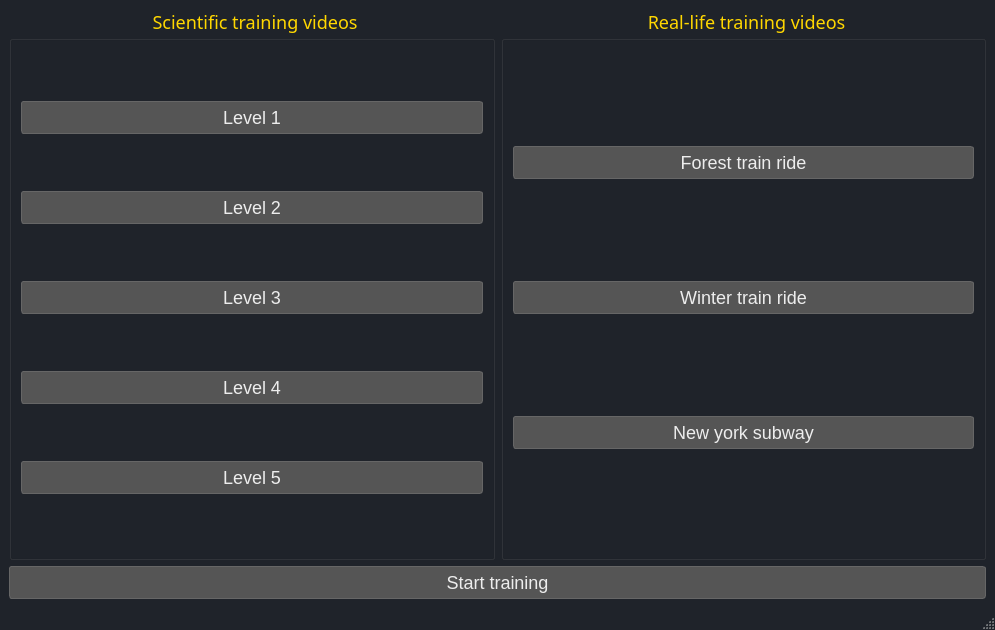
<?xml version="1.0" encoding="UTF-8"?>
<ui version="4.0">
 <class>MainWindow</class>
 <widget class="QMainWindow" name="MainWindow">
  <property name="geometry">
   <rect>
    <x>0</x>
    <y>0</y>
    <width>995</width>
    <height>630</height>
   </rect>
  </property>
  <property name="font">
   <font>
    <family>Inter SemiBold</family>
    <pointsize>12</pointsize>
    <bold>true</bold>
   </font>
  </property>
  <property name="windowTitle">
   <string>Neurofeedback training</string>
  </property>
  <property name="windowIcon">
   <iconset resource="../Icons/Icons.qrc">
    <normaloff>:/MainWindow/KI_ICON_ONLY.png</normaloff>:/MainWindow/KI_ICON_ONLY.png</iconset>
  </property>
  <property name="styleSheet">
   <string notr="true">QMainWindow {
    background-color: #1f232a;
    color: #EDEDED;
}

#centralWidget{
	background-color: #1f232a;
}

#groupBox{
	background-color: #1f232a;
}

#groupBox_2{
	background-color: #1f232a;
}

QPushButton {
    background-color: #555;
    color: #EDEDED;
    border: 1px solid #666;
    padding: 5px 15px;
    border-radius: 3px;
    font-size: 18px;
    font-family: &quot;Inter SemiBold&quot;;
}

QPushButton:hover {
    background-color: #666;
}

QPushButton:pressed {
    background-color: #444;
}

QGroupBox {
    font-size: 18px;  /* Adjust the size as needed */
    color: #FFD700;   /* Change to your desired color */
}

QGroupBox::title {
    subcontrol-origin: margin;
    subcontrol-position: top center;  /* Adjust if you want the title to be left or right aligned */
	padding: 0 3px;
}

QStatusBar{
	color: #FFD700;
	font-size: 14px;  /* Adjust the size as needed */

}</string>
  </property>
  <widget class="QWidget" name="centralwidget">
   <layout class="QGridLayout" name="gridLayout">
    <item row="2" column="0" colspan="2">
     <widget class="QPushButton" name="pb_StartTraining">
      <property name="sizePolicy">
       <sizepolicy hsizetype="Expanding" vsizetype="Fixed">
        <horstretch>0</horstretch>
        <verstretch>0</verstretch>
       </sizepolicy>
      </property>
      <property name="text">
       <string>Start training</string>
      </property>
      <property name="icon">
       <iconset resource="../Icons/Icons.qrc">
        <normaloff>:/Buttons/play-circle.svg</normaloff>:/Buttons/play-circle.svg</iconset>
      </property>
      <property name="iconSize">
       <size>
        <width>25</width>
        <height>25</height>
       </size>
      </property>
     </widget>
    </item>
    <item row="0" column="0" rowspan="2">
     <widget class="QGroupBox" name="groupBox">
      <property name="sizePolicy">
       <sizepolicy hsizetype="Expanding" vsizetype="Expanding">
        <horstretch>0</horstretch>
        <verstretch>0</verstretch>
       </sizepolicy>
      </property>
      <property name="font">
       <font>
        <family>Source Serif Pro</family>
        <pointsize>-1</pointsize>
       </font>
      </property>
      <property name="title">
       <string>Scientific training videos</string>
      </property>
      <property name="alignment">
       <set>Qt::AlignCenter</set>
      </property>
      <layout class="QVBoxLayout" name="verticalLayout">
       <item>
        <widget class="QPushButton" name="pb_VideoButton1">
         <property name="text">
          <string>Level 1</string>
         </property>
         <property name="icon">
          <iconset resource="../Icons/Icons.qrc">
           <normaloff>:/Buttons/vlcsnap-2023-09-27-18h51m12s886.png</normaloff>:/Buttons/vlcsnap-2023-09-27-18h51m12s886.png</iconset>
         </property>
         <property name="iconSize">
          <size>
           <width>50</width>
           <height>50</height>
          </size>
         </property>
        </widget>
       </item>
       <item>
        <widget class="QPushButton" name="pb_VideoButton2">
         <property name="text">
          <string>Level 2</string>
         </property>
         <property name="icon">
          <iconset resource="../Icons/Icons.qrc">
           <normaloff>:/Buttons/vlcsnap-2023-09-27-18h50m58s675.png</normaloff>:/Buttons/vlcsnap-2023-09-27-18h50m58s675.png</iconset>
         </property>
         <property name="iconSize">
          <size>
           <width>50</width>
           <height>50</height>
          </size>
         </property>
        </widget>
       </item>
       <item>
        <widget class="QPushButton" name="pb_VideoButton3">
         <property name="text">
          <string>Level 3</string>
         </property>
         <property name="icon">
          <iconset resource="../Icons/Icons.qrc">
           <normaloff>:/Buttons/vlcsnap-2023-09-27-18h50m51s365.png</normaloff>:/Buttons/vlcsnap-2023-09-27-18h50m51s365.png</iconset>
         </property>
         <property name="iconSize">
          <size>
           <width>50</width>
           <height>50</height>
          </size>
         </property>
        </widget>
       </item>
       <item>
        <widget class="QPushButton" name="pb_VideoButton4">
         <property name="text">
          <string>Level 4</string>
         </property>
         <property name="icon">
          <iconset resource="../Icons/Icons.qrc">
           <normaloff>:/Buttons/vlcsnap-2023-09-27-18h50m42s759.png</normaloff>:/Buttons/vlcsnap-2023-09-27-18h50m42s759.png</iconset>
         </property>
         <property name="iconSize">
          <size>
           <width>50</width>
           <height>50</height>
          </size>
         </property>
        </widget>
       </item>
       <item>
        <widget class="QPushButton" name="pb_VideoButton5">
         <property name="text">
          <string>Level 5</string>
         </property>
         <property name="icon">
          <iconset resource="../Icons/Icons.qrc">
           <normaloff>:/Buttons/vlcsnap-2023-09-27-18h51m07s490.png</normaloff>:/Buttons/vlcsnap-2023-09-27-18h51m07s490.png</iconset>
         </property>
         <property name="iconSize">
          <size>
           <width>50</width>
           <height>50</height>
          </size>
         </property>
        </widget>
       </item>
      </layout>
     </widget>
    </item>
    <item row="0" column="1" rowspan="2">
     <widget class="QGroupBox" name="groupBox_2">
      <property name="sizePolicy">
       <sizepolicy hsizetype="Expanding" vsizetype="Expanding">
        <horstretch>0</horstretch>
        <verstretch>0</verstretch>
       </sizepolicy>
      </property>
      <property name="font">
       <font>
        <family>Source Serif Pro</family>
        <pointsize>-1</pointsize>
        <italic>false</italic>
        <bold>false</bold>
       </font>
      </property>
      <property name="title">
       <string>Real-life training videos</string>
      </property>
      <property name="alignment">
       <set>Qt::AlignCenter</set>
      </property>
      <layout class="QVBoxLayout" name="verticalLayout_2">
       <item>
        <widget class="QPushButton" name="pb_VideoButton6">
         <property name="text">
          <string>Forest train ride</string>
         </property>
         <property name="icon">
          <iconset resource="../Icons/Icons.qrc">
           <normaloff>:/Buttons/vlcsnap-2023-09-28-09h17m15s984.png</normaloff>:/Buttons/vlcsnap-2023-09-28-09h17m15s984.png</iconset>
         </property>
         <property name="iconSize">
          <size>
           <width>100</width>
           <height>100</height>
          </size>
         </property>
        </widget>
       </item>
       <item>
        <widget class="QPushButton" name="pb_VideoButton7">
         <property name="text">
          <string>Winter train ride</string>
         </property>
         <property name="icon">
          <iconset resource="../Icons/Icons.qrc">
           <normaloff>:/Buttons/vlcsnap-2023-09-28-09h18m50s144.png</normaloff>:/Buttons/vlcsnap-2023-09-28-09h18m50s144.png</iconset>
         </property>
         <property name="iconSize">
          <size>
           <width>100</width>
           <height>100</height>
          </size>
         </property>
        </widget>
       </item>
       <item>
        <widget class="QPushButton" name="pb_VideoButton8">
         <property name="sizePolicy">
          <sizepolicy hsizetype="Minimum" vsizetype="Fixed">
           <horstretch>0</horstretch>
           <verstretch>0</verstretch>
          </sizepolicy>
         </property>
         <property name="text">
          <string>New york subway</string>
         </property>
         <property name="icon">
          <iconset resource="../Icons/Icons.qrc">
           <normaloff>:/Buttons/vlcsnap-2023-09-28-09h19m58s849.png</normaloff>:/Buttons/vlcsnap-2023-09-28-09h19m58s849.png</iconset>
         </property>
         <property name="iconSize">
          <size>
           <width>100</width>
           <height>100</height>
          </size>
         </property>
        </widget>
       </item>
      </layout>
     </widget>
    </item>
   </layout>
  </widget>
  <widget class="QStatusBar" name="statusbar">
   <property name="sizeGripEnabled">
    <bool>true</bool>
   </property>
  </widget>
  <action name="actionQuit">
   <property name="text">
    <string>Quit</string>
   </property>
  </action>
  <action name="actionInfo">
   <property name="text">
    <string>About</string>
   </property>
  </action>
  <action name="actionHelp">
   <property name="text">
    <string>Information</string>
   </property>
  </action>
 </widget>
 <resources>
  <include location="../Icons/Icons.qrc"/>
 </resources>
 <connections/>
</ui>
